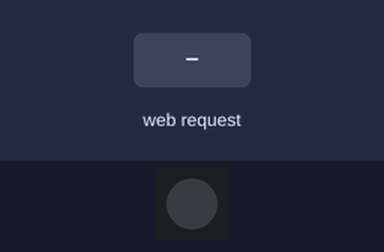
The sketch below on a simulated ESP32. Shown: 1 RGB LEDs in strip order, left to right. The test bench sets the inputs (shaded band). WiFi joins after 1.5 s; servers stay silent unless stated; what the sketch prints to the serial monitor is not drawn.

Above: at 2.7 s.
2.8 s: HTTP request GET /red received
At 3.4 s:
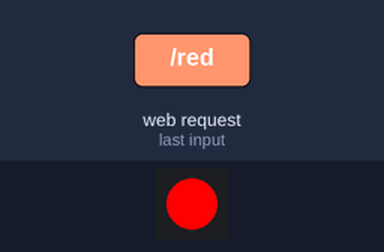
4.3 s: HTTP request GET /red received
At 4.6 s:
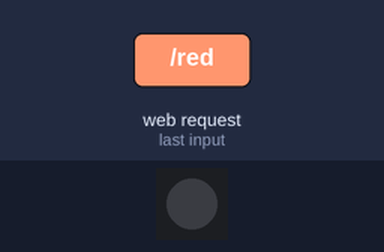
Timing chart, 0 to 7.3 s (numbered marks = the images above; inputs shaded):
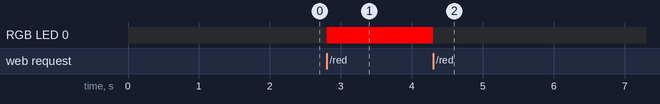

Measured:
- after the input at 2.8 s, RGB LED 0: off → RGB(255, 0, 0) at once
- after the input at 4.3 s, RGB LED 0: RGB(255, 0, 0) → off at once

The sketch:

work2.ino
```cpp
#include <WiFi.h>
#include <WebServer.h>
#include <ESPmDNS.h>
#include <FastLED.h>

const char *ssid = "PeckamWebserver";
const char *password = "webserver22";

#define deviceName "esp32"

WebServer server(80);

#define NUM_LEDS 1
#define DATA_PIN 16
CRGB leds[NUM_LEDS];

bool redLedON = false;
bool greenLedON = false;
bool blueLedON = false;

void handleRoot() {
  String html = "<html>\
  <body>\
  <h1>ESP32 LED Control</h1>\
  <button onclick=\"toggleLED('red')\">Toggle Red LED</button>\
  <button onclick=\"toggleLED('green')\">Toggle Green LED</button>\
  <button onclick=\"toggleLED('blue')\">Toggle Blue LED</button>\
  <script>\
  function toggleLED(color) {\
    var xhr = new XMLHttpRequest();\
    xhr.open('GET', '/' + color, true);\
    xhr.onreadystatechange = function() {\
      if (xhr.readyState == 4 && xhr.status == 200) {\
        console.log(xhr.responseText);\
      }\
    };\
    xhr.send();\
  }\
  </script>\
  </body>\
  </html>";

  server.send(200, "text/html", html);
}

void handleToggleRed() {
  redLedON = !redLedON;
  if(redLedON) leds[0].red = 255;
  else leds[0].red = 0;
  FastLED.show();
  server.send(200, "text/plain", redLedON ? "Red LED ON" : "Red LED OFF");
}

void handleToggleGreen() {}

void handleToggleBlue() {}

void handleNotFound() {
  server.send(404, "text/plain", "File Not Found");
}

void setup() {
  FastLED.addLeds<NEOPIXEL, DATA_PIN>(leds, NUM_LEDS);  // GRB ordering is assumed

  Serial.begin(115200);
  WiFi.begin(ssid, password);

  while (WiFi.status() != WL_CONNECTED) {
    delay(500);
    Serial.print(".");
  }

  Serial.println("");
  Serial.print("Connected to WiFi. IP address: ");
  Serial.println(WiFi.localIP());

  if (MDNS.begin(deviceName)) {
    Serial.println("MDNS responder started");
  }

  server.on("/", handleRoot);
  server.on("/red", handleToggleRed);
  server.on("/green", handleToggleGreen);
  server.on("/blue", handleToggleBlue);

  server.onNotFound(handleNotFound);

  server.begin();
  Serial.println("HTTP server started");
}

void loop() {
  server.handleClient();
}
```
